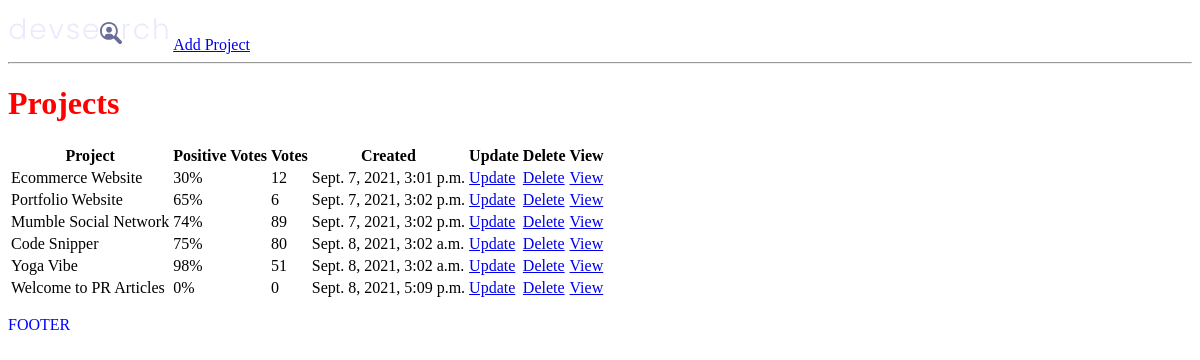
Before: / with the older database file.
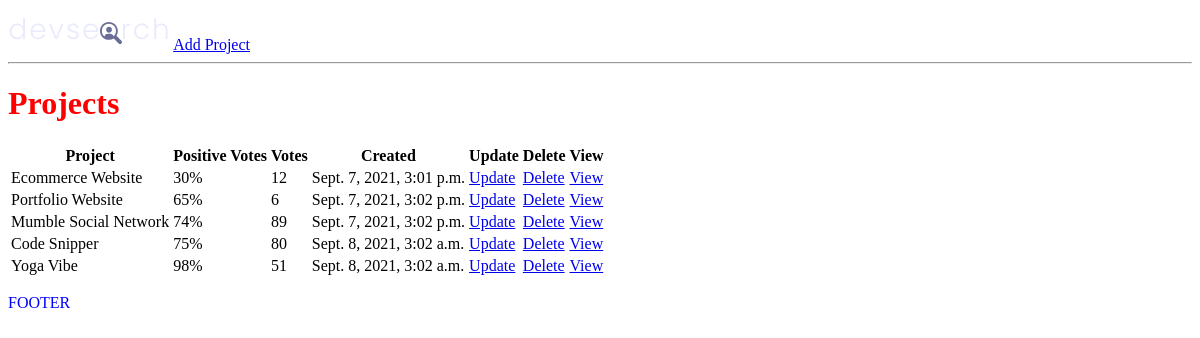
After: the same page with the newer database file.
### projects/models.py (models this page shows, shortened)
class Project(models.Model):
    title = models.CharField(max_length=200)
    description = models.TextField(null=True, blank=True)
    featured_image = models.ImageField(null=True, blank=True, default="default.jpg")
    demo_link = models.CharField(max_length=2000, null=True, blank=True)
    source_link = models.CharField(max_length=2000, null=True, blank=True)
    tags = models.ManyToManyField('Tag',blank=True)
    vote_total = models.IntegerField(default=0, null=True, blank=True)
    vote_ratio = models.IntegerField(default=0, null=True, blank=True)
    created = models.DateTimeField(auto_now_add=True)
    id = models.UUIDField(default=uuid.uuid4, unique=True, primary_key=True, editable=False)

### projects/views.py (the view)
# urls.py: path('',include('projects.urls'))
def projects(request):
    projects = Project.objects.all()
    context = {'projects': projects}
    return render(request, 'projects/projects.html', context)

### projects/templates/projects/projects.html
{% extends 'main.html' %}
{% block content %}
<h1>Projects</h1>
<table>
    <tr>
        <th>Project</th>
        <th>Positive Votes</th>
        <th>Votes</th>
        <th>Created</th>
        <th>Update</th>
        <th>Delete</th>
        <th>View</th>
    </tr>
    {% for project in projects %}
    <tr>
        <td>{{ project.title }}</td>
        <td>{{ project.vote_ratio }}%</td>
        <td>{{ project.vote_total }}</td>
        <td>{{ project.created }}</td>
        <td><a href="{% url 'update-project' project.id %}">Update</a></td>
        <td><a href="{% url 'delete-project' project.id %}">Delete</a></td>
        <td><a href="{% url 'project' project.id %}">View</a></td>
    </tr>
    {% endfor %}
</table>
{% endblock content %}

### templates/main.html (shortened to what this page needs)
<!DOCTYPE html>
{% load static %}
<html lang="en">
<head>
    <link rel="stylesheet" href="{% static 'styles/main.css' %}">
</head>
<body>
    {% include 'navbar.html' %}
    {% block content %}
    {% endblock content %}
    <p>FOOTER</p>
</body>
</html>

### templates/navbar.html
{% load static %}
<img src="{% static 'images/logo.svg' %}" />
<a href="{% url 'create-project' %}">Add Project</a>
<hr>

### static/styles/main.css (style rules this page uses)
h1 { color: red; }
p { color: blue; }

Changed rows visible on the page:
removed Project: title "Welcome to PR Articles", vote_ratio "0", vote_total "0", created "Sept. 8, 2021, 5:09 p.m."
